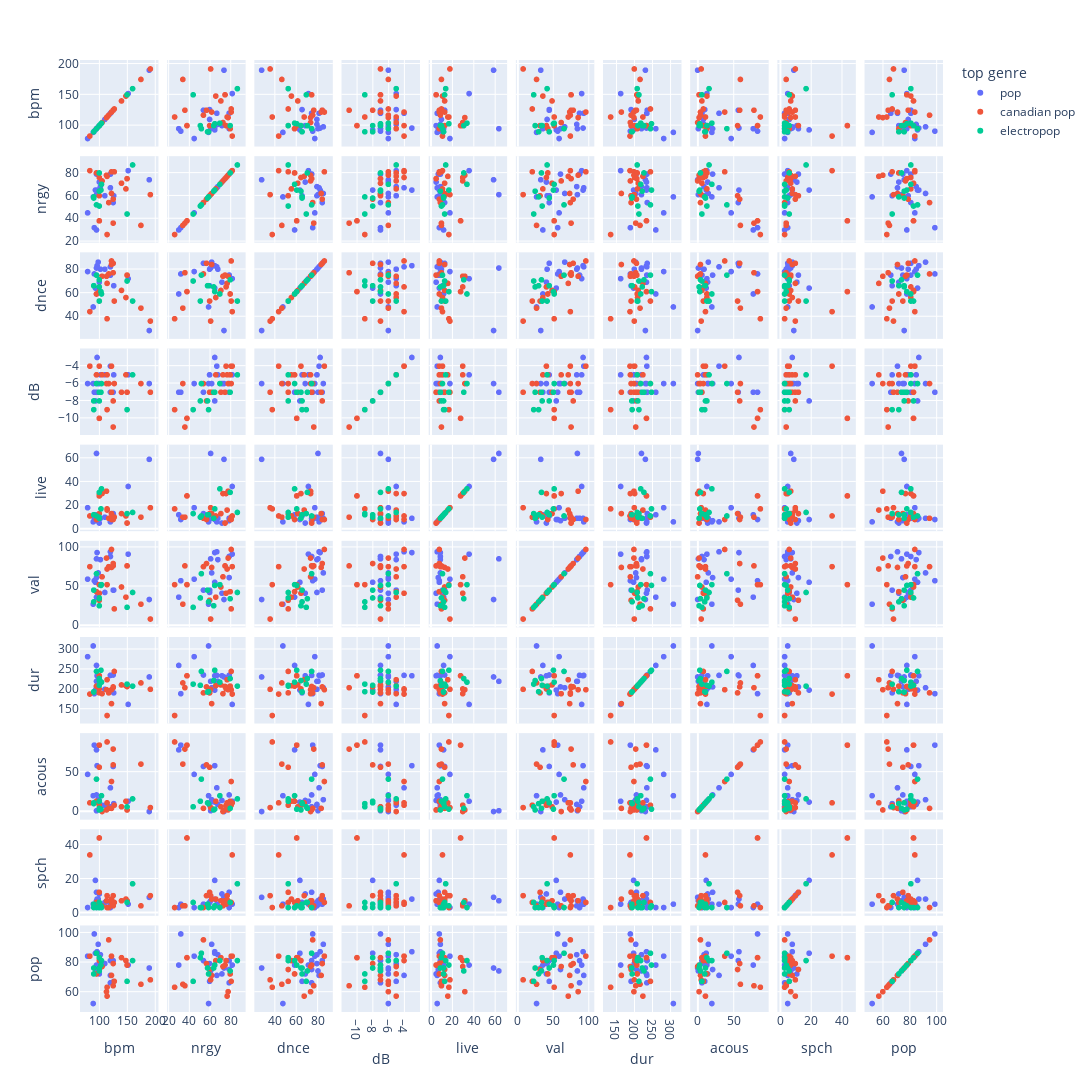

The notebook cell saved with this chart:
### Code cell
cols = df_top_artist.select_dtypes(include=['float', 'int']).columns.tolist()[1:]
px.scatter_matrix(df_top_artist, dimensions = cols,width=1400 ,height=1200, color = df_top_artist['top genre'])

### Figure 1 — Plotly figure (JSON) as saved in the notebook; plotly's stock layout.template omitted (floating-point values rounded to 4 significant figures)
{"data": [{"dimensions": [{"axis": {"matches": true}, "label": "bpm", "values": [79, 120, 190, 95, 120, 120, 89, 96, 100, 110, 95, 126, 91, 98, 93, 102, 125, 152, 95]}, {"axis": {"matches": true}, "label": "nrgy", "values": [45, 79, 74, 61, 67, 79, 59, 65, 72, 60, 30, 60, 32, 62, 65, 68, 54, 82, 79]}, {"axis": {"matches": true}, "label": "dnce", "values": [78, 75, 28, 81, 82, 75, 48, 83, 69, 80, 59, 66, 76, 86, 64, 80, 85, 72, 75]}, {"axis": {"matches": true}, "label": "dB", "values": [-6, -7, -6, -7, -4, -7, -6, -3, -6, -5, -7, -5, -7, -6, -8, -5, -7, -5, -6]}, {"axis": {"matches": true}, "label": "live", "values": [18, 9, 59, 64, 6, 9, 6, 9, 5, 10, 12, 11, 8, 9, 8, 9, 13, 36, 7]}, {"axis": {"matches": true}, "label": "val", "values": [59, 88, 33, 85, 94, 88, 27, 93, 41, 42, 36, 45, 57, 67, 55, 84, 45, 91, 61]}, {"axis": {"matches": true}, "label": "dur", "values": [282, 235, 231, 220, 235, 235, 309, 234, 234, 200, 260, 191, 189, 204, 198, 220, 236, 162, 206]}, {"axis": {"matches": true}, "label": "acous", "values": [47, 6, 0, 1, 30, 6, 20, 58, 14, 8, 78, 10, 84, 15, 12, 9, 57, 13, 21]}, {"axis": {"matches": true}, "label": "spch", "values": [3, 3, 9, 7, 5, 3, 5, 8, 11, 6, 3, 6, 5, 8, 19, 4, 5, 5, 12]}, {"axis": {"matches": true}, "label": "pop", "values": [84, 81, 76, 74, 71, 66, 52, 87, 72, 79, 78, 67, 99, 92, 86, 85, 81, 78, 75]}], "hoverlabel": {"namelength": 0}, "hovertemplate": "top genre=pop<br>%{xaxis.title.text}=%{x}<br>%{yaxis.title.text}=%{y}", "legendgroup": "pop", "marker": {"color": "#636efa", "symbol": "circle"}, "name": "pop", "showlegend": true, "type": "splom"}, {"dimensions": [{"axis": {"matches": true}, "label": "bpm", "values": [100, 100, 125, 150, 95, 192, 127, 125, 114, 113, 100, 150, 95, 175, 114, 83, 148, 122, 140, 105, 100, 122, 117]}, {"axis": {"matches": true}, "label": "nrgy", "values": [38, 76, 57, 75, 80, 61, 81, 36, 26, 78, 38, 75, 80, 34, 77, 82, 66, 81, 71, 73, 60, 62, 54]}, {"axis": {"matches": true}, "label": "dnce", "values": [61, 65, 85, 75, 59, 36, 53, 77, 38, 74, 61, 75, 59, 47, 68, 44, 56, 87, 62, 74, 53, 84, 76]}, {"axis": {"matches": true}, "label": "dB", "values": [-10, -4, -8, -7, -5, -7, -6, -11, -9, -6, -10, -7, -5, -6, -5, -4, -5, -4, -7, -5, -7, -7, -6]}, {"axis": {"matches": true}, "label": "live", "values": [28, 30, 8, 5, 8, 18, 10, 10, 17, 32, 28, 5, 8, 10, 16, 11, 11, 8, 13, 30, 13, 13, 9]}, {"axis": {"matches": true}, "label": "val", "values": [52, 41, 79, 76, 43, 8, 21, 76, 52, 86, 52, 76, 43, 27, 72, 75, 36, 97, 49, 62, 32, 74, 75]}, {"axis": {"matches": true}, "label": "dur", "values": [234, 201, 206, 207, 208, 200, 245, 204, 134, 199, 234, 207, 208, 216, 224, 188, 209, 199, 211, 189, 191, 164, 191]}, {"axis": {"matches": true}, "label": "acous", "values": [84, 8, 59, 2, 13, 5, 8, 79, 88, 2, 84, 2, 13, 60, 11, 11, 13, 38, 6, 0, 56, 4, 4]}, {"axis": {"matches": true}, "label": "spch", "values": [44, 5, 10, 7, 6, 10, 6, 4, 3, 7, 44, 7, 6, 4, 10, 34, 8, 6, 7, 4, 12, 8, 3]}, {"axis": {"matches": true}, "label": "pop", "values": [83, 81, 79, 78, 72, 68, 67, 64, 63, 60, 83, 78, 72, 65, 57, 84, 81, 84, 83, 77, 75, 71, 95]}], "hoverlabel": {"namelength": 0}, "hovertemplate": "top genre=canadian pop<br>%{xaxis.title.text}=%{x}<br>%{yaxis.title.text}=%{y}", "legendgroup": "canadian pop", "marker": {"color": "#EF553B", "symbol": "circle"}, "name": "canadian pop", "showlegend": true, "type": "splom"}, {"dimensions": [{"axis": {"matches": true}, "label": "bpm", "values": [160, 100, 90, 95, 103, 100, 90, 100, 104, 150]}, {"axis": {"matches": true}, "label": "nrgy", "values": [87, 80, 59, 52, 65, 64, 58, 51, 70, 44]}, {"axis": {"matches": true}, "label": "dnce", "values": [53, 71, 66, 75, 61, 65, 66, 53, 59, 70]}, {"axis": {"matches": true}, "label": "dB", "values": [-5, -7, -9, -6, -7, -7, -8, -8, -6, -9]}, {"axis": {"matches": true}, "label": "live", "values": [14, 31, 12, 11, 17, 9, 12, 10, 34, 13]}, {"axis": {"matches": true}, "label": "val", "values": [42, 34, 30, 66, 51, 25, 45, 35, 52, 23]}, {"axis": {"matches": true}, "label": "dur", "values": [208, 227, 194, 245, 248, 222, 193, 210, 218, 213]}, {"axis": {"matches": true}, "label": "acous", "values": [16, 4, 10, 41, 3, 2, 11, 13, 20, 6]}, {"axis": {"matches": true}, "label": "spch", "values": [17, 6, 3, 3, 4, 3, 5, 3, 3, 6]}, {"axis": {"matches": true}, "label": "pop", "values": [81, 74, 72, 86, 78, 76, 76, 83, 81, 67]}], "hoverlabel": {"namelength": 0}, "hovertemplate": "top genre=electropop<br>%{xaxis.title.text}=%{x}<br>%{yaxis.title.text}=%{y}", "legendgroup": "electropop", "marker": {"color": "#00cc96", "symbol": "circle"}, "name": "electropop", "showlegend": true, "type": "splom"}], "layout": {"dragmode": "select", "height": 1200, "legend": {"title": {"text": "top genre"}, "tracegroupgap": 0}, "margin": {"t": 60}, "width": 1400, "xaxis": {"autorange": true, "range": [66.78, 204.2], "type": "linear"}, "xaxis10": {"autorange": true, "range": [46.92, 104.1], "type": "linear"}, "xaxis2": {"autorange": true, "range": [19.4, 93.6], "type": "linear"}, "xaxis3": {"autorange": true, "range": [21.62, 93.38], "type": "linear"}, "xaxis4": {"autorange": true, "range": [-11.87, -2.135], "type": "linear"}, "xaxis5": {"autorange": true, "range": [-1.381, 70.38], "type": "linear"}, "xaxis6": {"autorange": true, "range": [-1.625, 106.6], "type": "linear"}, "xaxis7": {"autorange": true, "range": [115.1, 327.9], "type": "linear"}, "xaxis8": {"autorange": true, "range": [-9.517, 97.52], "type": "linear"}, "xaxis9": {"autorange": true, "range": [-1.434, 48.43], "type": "linear"}, "yaxis": {"autorange": true, "range": [66.78, 204.2], "type": "linear"}, "yaxis10": {"autorange": true, "range": [46.92, 104.1], "type": "linear"}, "yaxis2": {"autorange": true, "range": [19.4, 93.6], "type": "linear"}, "yaxis3": {"autorange": true, "range": [21.62, 93.38], "type": "linear"}, "yaxis4": {"autorange": true, "range": [-11.87, -2.135], "type": "linear"}, "yaxis5": {"autorange": true, "range": [-1.381, 70.38], "type": "linear"}, "yaxis6": {"autorange": true, "range": [-1.625, 106.6], "type": "linear"}, "yaxis7": {"autorange": true, "range": [115.1, 327.9], "type": "linear"}, "yaxis8": {"autorange": true, "range": [-9.517, 97.52], "type": "linear"}, "yaxis9": {"autorange": true, "range": [-1.434, 48.43], "type": "linear"}}}
